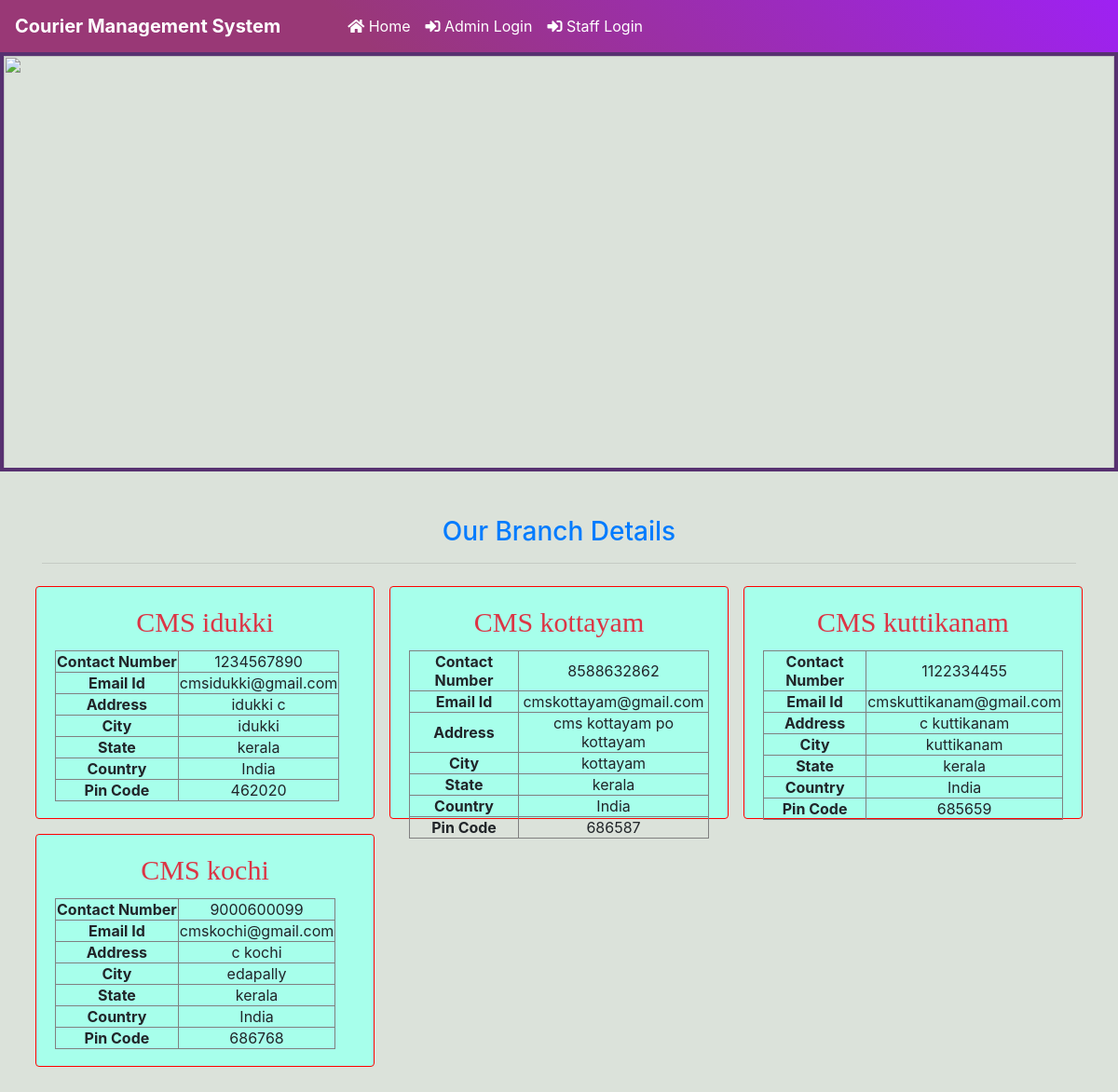
The page /branches/ on the database its author committed.
### courier/models.py (models this page shows, shortened)
class Branch(models.Model):
    BranchName = models.CharField(max_length=250, null=True)
    BranchContactnumber = models.CharField(max_length=12, null=True)
    BranchEmail = models.CharField(max_length=50, null=True)
    BranchAddress = models.CharField(max_length=200, null=True)
    BranchCity = models.CharField(max_length=150, null=True)
    BranchState = models.CharField(max_length=150, null=True)
    BranchPincode = models.CharField(max_length=6, null=True)
    BranchCountry = models.CharField(max_length=200, null=True)

### courier/views.py (the view)
# urls.py: path('branches/', branches, name='branches'),
def branches(request):
    branch = Branch.objects.all()
    return render(request, 'branches.html', locals())

### courier/templates/branches.html (shortened to what this page needs)
{% include 'navbar.html' %}
{% load static %}
<body style="background-color: #dbe2da;">
<img src="{% static 'images/courier2.jpg' %}" style="width:100%; height:450px; border: 4px solid #573170;">
<div class="container mt-5">
    <h3 class="text-center text-primary">Our Branch Details</h3>
    <hr>
    <div class="row">
        {% for i in branch %}
        <div class="col-sm-4 p-2 zoom">
            <div class="card" style="height : 250px ; border : 1px ridge red; background-color: #a7ffeb;">
                <div class="card-body">
                    <h4 class="card-title text-center text-danger" style="font-family:'Monotype corsiva'; font-size:30px">{{i.BranchName}}</h4>
                    <table border="1" style="text-align: center;">
                        <tr>
                            <th>Contact Number</th>
                            <td>{{i.BranchContactnumber}}</td>
                        </tr>
                        <tr>
                            <th>Email Id</th>
                            <td>{{i.BranchEmail}}</td>
                        </tr>
                        <tr>
                            <th>Address</th>
                            <td>{{i.BranchAddress}}</td>
                        </tr>
                        <tr>
                            <th>City</th>
                            <td>{{i.BranchCity}}</td>
                        </tr>
                        <tr>
                            <th>State</th>
                            <td>{{i.BranchState}}</td>
                        </tr>
                        <tr>
                            <th>Country</th>
                            <td>{{i.BranchCountry}}</td>
                        </tr>
                        <tr>
                            <th>Pin Code</th>
                            <td>{{i.BranchPincode}}</td>
                        </tr>
                    </table>
                </div>
            </div>
        </div>
        {% endfor %}
    </div>
</div>
<br>
</body>

### courier/templates/branches.html (style rules this page uses)
.zoom { transition: transform .1s; }

### rows shown on the page
Branch: BranchName "CMS idukki", BranchContactnumber "1234567890", BranchEmail "cmsidukki@gmail.com", BranchAddress "idukki c", BranchCity "idukki", BranchState "kerala", BranchCountry "India", BranchPincode "462020"
Branch: BranchName "CMS kottayam", BranchContactnumber "8588632862", BranchEmail "cmskottayam@gmail.com", BranchAddress "cms kottayam po kottayam", BranchCity "kottayam", BranchState "kerala", BranchCountry "India", BranchPincode "686587"
Branch: BranchName "CMS kuttikanam", BranchContactnumber "1122334455", BranchEmail "cmskuttikanam@gmail.com", BranchAddress "c kuttikanam", BranchCity "kuttikanam", BranchState "kerala", BranchCountry "India", BranchPincode "685659"
Branch: BranchName "CMS kochi", BranchContactnumber "9000600099", BranchEmail "cmskochi@gmail.com", BranchAddress "c kochi", BranchCity "edapally", BranchState "kerala", BranchCountry "India", BranchPincode "686768"
